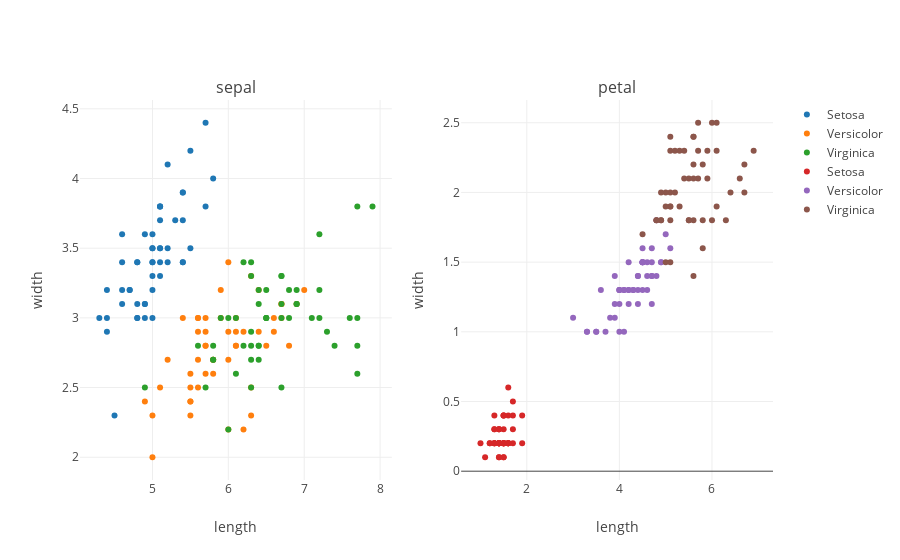

The cell this chart's notebook holds for it:
### Code cell
trace1 = go.Scatter(
    x = Setosa['sepal.length'],
    y = Setosa['sepal.width'],
    mode = 'markers',
    name = 'Setosa')
trace2 = go.Scatter(
    x = Versicolor['sepal.length'],
    y = Versicolor['sepal.width'],
    mode = 'markers',
    name = 'Versicolor')
trace3 = go.Scatter(
    x = Virginica['sepal.length'],
    y = Virginica['sepal.width'],
    mode = 'markers',
    name = 'Virginica')

trace4 = go.Scatter(
    x = Setosa['petal.length'],
    y = Setosa['petal.width'],
    mode = 'markers',
    name = 'Setosa')
trace5 = go.Scatter(
    x = Versicolor['petal.length'],
    y = Versicolor['petal.width'],
    mode = 'markers',
    name = 'Versicolor')
trace6 = go.Scatter(
    x = Virginica['petal.length'],
    y = Virginica['petal.width'],
    mode = 'markers',
    name = 'Virginica')


fig = tools.make_subplots(rows=1,cols=2,subplot_titles=['sepal','petal'])
fig.append_trace(trace1,1,1)
fig.append_trace(trace2,1,1)
fig.append_trace(trace3,1,1)
fig.append_trace(trace4,1,2)
fig.append_trace(trace5,1,2)
fig.append_trace(trace6,1,2)
fig['layout'].update(
    xaxis1 = dict(title = 'length'),
    yaxis1 = dict(title = 'width'),
    xaxis2 = dict(title = 'length'),
    yaxis2 = dict(title = 'width'),    
)
py.iplot(fig)

### Figure 1 — Plotly figure (JSON) as saved in the notebook; plotly's stock layout.template omitted (floating-point values rounded to 4 significant figures)
{"data": [{"mode": "markers", "name": "Setosa", "type": "scatter", "uid": "5a20e4ca-a8b8-11e8-91b7-eccaaad7dc3c", "x": [5.1, 4.9, 4.7, 4.6, 5, 5.4, 4.6, 5, 4.4, 4.9, 5.4, 4.8, 4.8, 4.3, 5.8, 5.7, 5.4, 5.1, 5.7, 5.1, 5.4, 5.1, 4.6, 5.1, 4.8, 5, 5, 5.2, 5.2, 4.7, 4.8, 5.4, 5.2, 5.5, 4.9, 5, 5.5, 4.9, 4.4, 5.1, 5, 4.5, 4.4, 5, 5.1, 4.8, 5.1, 4.6, 5.3, 5], "xaxis": "x", "y": [3.5, 3, 3.2, 3.1, 3.6, 3.9, 3.4, 3.4, 2.9, 3.1, 3.7, 3.4, 3, 3, 4, 4.4, 3.9, 3.5, 3.8, 3.8, 3.4, 3.7, 3.6, 3.3, 3.4, 3, 3.4, 3.5, 3.4, 3.2, 3.1, 3.4, 4.1, 4.2, 3.1, 3.2, 3.5, 3.6, 3, 3.4, 3.5, 2.3, 3.2, 3.5, 3.8, 3, 3.8, 3.2, 3.7, 3.3], "yaxis": "y"}, {"mode": "markers", "name": "Versicolor", "type": "scatter", "uid": "5a221a34-a8b8-11e8-882b-eccaaad7dc3c", "x": [7, 6.4, 6.9, 5.5, 6.5, 5.7, 6.3, 4.9, 6.6, 5.2, 5, 5.9, 6, 6.1, 5.6, 6.7, 5.6, 5.8, 6.2, 5.6, 5.9, 6.1, 6.3, 6.1, 6.4, 6.6, 6.8, 6.7, 6, 5.7, 5.5, 5.5, 5.8, 6, 5.4, 6, 6.7, 6.3, 5.6, 5.5, 5.5, 6.1, 5.8, 5, 5.6, 5.7, 5.7, 6.2, 5.1, 5.7], "xaxis": "x", "y": [3.2, 3.2, 3.1, 2.3, 2.8, 2.8, 3.3, 2.4, 2.9, 2.7, 2, 3, 2.2, 2.9, 2.9, 3.1, 3, 2.7, 2.2, 2.5, 3.2, 2.8, 2.5, 2.8, 2.9, 3, 2.8, 3, 2.9, 2.6, 2.4, 2.4, 2.7, 2.7, 3, 3.4, 3.1, 2.3, 3, 2.5, 2.6, 3, 2.6, 2.3, 2.7, 3, 2.9, 2.9, 2.5, 2.8], "yaxis": "y"}, {"mode": "markers", "name": "Virginica", "type": "scatter", "uid": "5a2303e8-a8b8-11e8-8b99-eccaaad7dc3c", "x": [6.3, 5.8, 7.1, 6.3, 6.5, 7.6, 4.9, 7.3, 6.7, 7.2, 6.5, 6.4, 6.8, 5.7, 5.8, 6.4, 6.5, 7.7, 7.7, 6, 6.9, 5.6, 7.7, 6.3, 6.7, 7.2, 6.2, 6.1, 6.4, 7.2, 7.4, 7.9, 6.4, 6.3, 6.1, 7.7, 6.3, 6.4, 6, 6.9, 6.7, 6.9, 5.8, 6.8, 6.7, 6.7, 6.3, 6.5, 6.2, 5.9], "xaxis": "x", "y": [3.3, 2.7, 3, 2.9, 3, 3, 2.5, 2.9, 2.5, 3.6, 3.2, 2.7, 3, 2.5, 2.8, 3.2, 3, 3.8, 2.6, 2.2, 3.2, 2.8, 2.8, 2.7, 3.3, 3.2, 2.8, 3, 2.8, 3, 2.8, 3.8, 2.8, 2.8, 2.6, 3, 3.4, 3.1, 3, 3.1, 3.1, 3.1, 2.7, 3.2, 3.3, 3, 2.5, 3, 3.4, 3], "yaxis": "y"}, {"mode": "markers", "name": "Setosa", "type": "scatter", "uid": "5a241c36-a8b8-11e8-8298-eccaaad7dc3c", "x": [1.4, 1.4, 1.3, 1.5, 1.4, 1.7, 1.4, 1.5, 1.4, 1.5, 1.5, 1.6, 1.4, 1.1, 1.2, 1.5, 1.3, 1.4, 1.7, 1.5, 1.7, 1.5, 1, 1.7, 1.9, 1.6, 1.6, 1.5, 1.4, 1.6, 1.6, 1.5, 1.5, 1.4, 1.5, 1.2, 1.3, 1.4, 1.3, 1.5, 1.3, 1.3, 1.3, 1.6, 1.9, 1.4, 1.6, 1.4, 1.5, 1.4], "xaxis": "x2", "y": [0.2, 0.2, 0.2, 0.2, 0.2, 0.4, 0.3, 0.2, 0.2, 0.1, 0.2, 0.2, 0.1, 0.1, 0.2, 0.4, 0.4, 0.3, 0.3, 0.3, 0.2, 0.4, 0.2, 0.5, 0.2, 0.2, 0.4, 0.2, 0.2, 0.2, 0.2, 0.4, 0.1, 0.2, 0.2, 0.2, 0.2, 0.1, 0.2, 0.2, 0.3, 0.3, 0.2, 0.6, 0.4, 0.3, 0.2, 0.2, 0.2, 0.2], "yaxis": "y2"}, {"mode": "markers", "name": "Versicolor", "type": "scatter", "uid": "5a24feb6-a8b8-11e8-b013-eccaaad7dc3c", "x": [4.7, 4.5, 4.9, 4, 4.6, 4.5, 4.7, 3.3, 4.6, 3.9, 3.5, 4.2, 4, 4.7, 3.6, 4.4, 4.5, 4.1, 4.5, 3.9, 4.8, 4, 4.9, 4.7, 4.3, 4.4, 4.8, 5, 4.5, 3.5, 3.8, 3.7, 3.9, 5.1, 4.5, 4.5, 4.7, 4.4, 4.1, 4, 4.4, 4.6, 4, 3.3, 4.2, 4.2, 4.2, 4.3, 3, 4.1], "xaxis": "x2", "y": [1.4, 1.5, 1.5, 1.3, 1.5, 1.3, 1.6, 1, 1.3, 1.4, 1, 1.5, 1, 1.4, 1.3, 1.4, 1.5, 1, 1.5, 1.1, 1.8, 1.3, 1.5, 1.2, 1.3, 1.4, 1.4, 1.7, 1.5, 1, 1.1, 1, 1.2, 1.6, 1.5, 1.6, 1.5, 1.3, 1.3, 1.3, 1.2, 1.4, 1.2, 1, 1.3, 1.2, 1.3, 1.3, 1.1, 1.3], "yaxis": "y2"}, {"mode": "markers", "name": "Virginica", "type": "scatter", "uid": "5a2610a4-a8b8-11e8-9b80-eccaaad7dc3c", "x": [6, 5.1, 5.9, 5.6, 5.8, 6.6, 4.5, 6.3, 5.8, 6.1, 5.1, 5.3, 5.5, 5, 5.1, 5.3, 5.5, 6.7, 6.9, 5, 5.7, 4.9, 6.7, 4.9, 5.7, 6, 4.8, 4.9, 5.6, 5.8, 6.1, 6.4, 5.6, 5.1, 5.6, 6.1, 5.6, 5.5, 4.8, 5.4, 5.6, 5.1, 5.1, 5.9, 5.7, 5.2, 5, 5.2, 5.4, 5.1], "xaxis": "x2", "y": [2.5, 1.9, 2.1, 1.8, 2.2, 2.1, 1.7, 1.8, 1.8, 2.5, 2, 1.9, 2.1, 2, 2.4, 2.3, 1.8, 2.2, 2.3, 1.5, 2.3, 2, 2, 1.8, 2.1, 1.8, 1.8, 1.8, 2.1, 1.6, 1.9, 2, 2.2, 1.5, 1.4, 2.3, 2.4, 1.8, 1.8, 2.1, 2.4, 2.3, 1.9, 2.3, 2.5, 2.3, 1.9, 2, 2.3, 1.8], "yaxis": "y2"}], "layout": {"annotations": [{"font": {"size": 16}, "showarrow": false, "text": "sepal", "x": 0.225, "xanchor": "center", "xref": "paper", "y": 1, "yanchor": "bottom", "yref": "paper"}, {"font": {"size": 16}, "showarrow": false, "text": "petal", "x": 0.775, "xanchor": "center", "xref": "paper", "y": 1, "yanchor": "bottom", "yref": "paper"}], "xaxis": {"anchor": "y", "domain": [0, 0.45], "title": "length"}, "xaxis2": {"anchor": "y2", "domain": [0.55, 1], "title": "length"}, "yaxis": {"anchor": "x", "domain": [0, 1], "title": "width"}, "yaxis2": {"anchor": "x2", "domain": [0, 1], "title": "width"}}}
